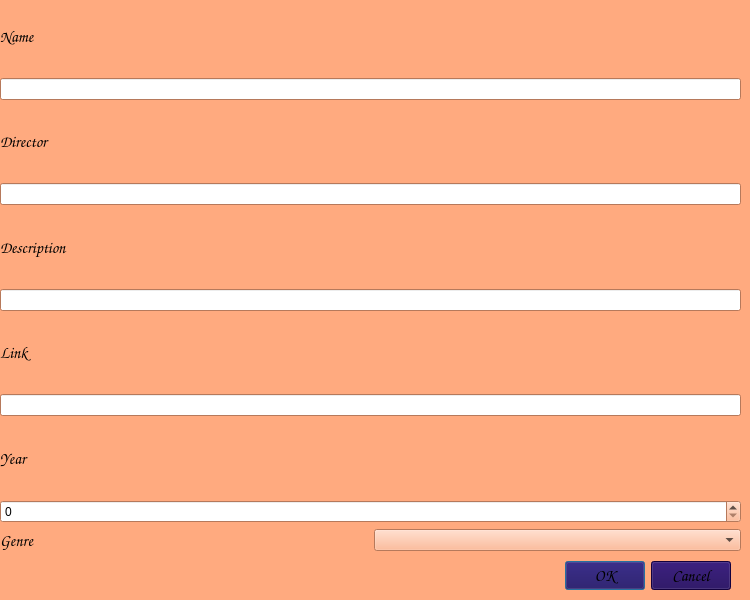
<?xml version="1.0" encoding="UTF-8"?>
<ui version="4.0">
 <class>AddMovies</class>
 <widget class="QDialog" name="AddMovies">
  <property name="geometry">
   <rect>
    <x>0</x>
    <y>0</y>
    <width>750</width>
    <height>600</height>
   </rect>
  </property>
  <property name="palette">
   <palette>
    <active>
     <colorrole role="WindowText">
      <brush brushstyle="SolidPattern">
       <color alpha="255">
        <red>0</red>
        <green>0</green>
        <blue>0</blue>
       </color>
      </brush>
     </colorrole>
     <colorrole role="Button">
      <brush brushstyle="SolidPattern">
       <color alpha="255">
        <red>255</red>
        <green>170</green>
        <blue>127</blue>
       </color>
      </brush>
     </colorrole>
     <colorrole role="Light">
      <brush brushstyle="SolidPattern">
       <color alpha="255">
        <red>255</red>
        <green>255</green>
        <blue>254</blue>
       </color>
      </brush>
     </colorrole>
     <colorrole role="Midlight">
      <brush brushstyle="SolidPattern">
       <color alpha="255">
        <red>255</red>
        <green>212</green>
        <blue>190</blue>
       </color>
      </brush>
     </colorrole>
     <colorrole role="Dark">
      <brush brushstyle="SolidPattern">
       <color alpha="255">
        <red>127</red>
        <green>85</green>
        <blue>63</blue>
       </color>
      </brush>
     </colorrole>
     <colorrole role="Mid">
      <brush brushstyle="SolidPattern">
       <color alpha="255">
        <red>170</red>
        <green>113</green>
        <blue>85</blue>
       </color>
      </brush>
     </colorrole>
     <colorrole role="Text">
      <brush brushstyle="SolidPattern">
       <color alpha="255">
        <red>0</red>
        <green>0</green>
        <blue>0</blue>
       </color>
      </brush>
     </colorrole>
     <colorrole role="BrightText">
      <brush brushstyle="SolidPattern">
       <color alpha="255">
        <red>255</red>
        <green>255</green>
        <blue>255</blue>
       </color>
      </brush>
     </colorrole>
     <colorrole role="ButtonText">
      <brush brushstyle="SolidPattern">
       <color alpha="255">
        <red>0</red>
        <green>0</green>
        <blue>0</blue>
       </color>
      </brush>
     </colorrole>
     <colorrole role="Base">
      <brush brushstyle="SolidPattern">
       <color alpha="255">
        <red>255</red>
        <green>255</green>
        <blue>255</blue>
       </color>
      </brush>
     </colorrole>
     <colorrole role="Window">
      <brush brushstyle="SolidPattern">
       <color alpha="255">
        <red>255</red>
        <green>170</green>
        <blue>127</blue>
       </color>
      </brush>
     </colorrole>
     <colorrole role="Shadow">
      <brush brushstyle="SolidPattern">
       <color alpha="255">
        <red>0</red>
        <green>0</green>
        <blue>0</blue>
       </color>
      </brush>
     </colorrole>
     <colorrole role="AlternateBase">
      <brush brushstyle="SolidPattern">
       <color alpha="255">
        <red>255</red>
        <green>212</green>
        <blue>191</blue>
       </color>
      </brush>
     </colorrole>
     <colorrole role="ToolTipBase">
      <brush brushstyle="SolidPattern">
       <color alpha="255">
        <red>255</red>
        <green>255</green>
        <blue>220</blue>
       </color>
      </brush>
     </colorrole>
     <colorrole role="ToolTipText">
      <brush brushstyle="SolidPattern">
       <color alpha="255">
        <red>0</red>
        <green>0</green>
        <blue>0</blue>
       </color>
      </brush>
     </colorrole>
     <colorrole role="PlaceholderText">
      <brush brushstyle="SolidPattern">
       <color alpha="127">
        <red>0</red>
        <green>0</green>
        <blue>0</blue>
       </color>
      </brush>
     </colorrole>
     <colorrole role="Accent">
      <brush brushstyle="SolidPattern">
       <color alpha="255">
        <red>255</red>
        <green>255</green>
        <blue>255</blue>
       </color>
      </brush>
     </colorrole>
    </active>
    <inactive>
     <colorrole role="WindowText">
      <brush brushstyle="SolidPattern">
       <color alpha="255">
        <red>0</red>
        <green>0</green>
        <blue>0</blue>
       </color>
      </brush>
     </colorrole>
     <colorrole role="Button">
      <brush brushstyle="SolidPattern">
       <color alpha="255">
        <red>255</red>
        <green>170</green>
        <blue>127</blue>
       </color>
      </brush>
     </colorrole>
     <colorrole role="Light">
      <brush brushstyle="SolidPattern">
       <color alpha="255">
        <red>255</red>
        <green>255</green>
        <blue>254</blue>
       </color>
      </brush>
     </colorrole>
     <colorrole role="Midlight">
      <brush brushstyle="SolidPattern">
       <color alpha="255">
        <red>255</red>
        <green>212</green>
        <blue>190</blue>
       </color>
      </brush>
     </colorrole>
     <colorrole role="Dark">
      <brush brushstyle="SolidPattern">
       <color alpha="255">
        <red>127</red>
        <green>85</green>
        <blue>63</blue>
       </color>
      </brush>
     </colorrole>
     <colorrole role="Mid">
      <brush brushstyle="SolidPattern">
       <color alpha="255">
        <red>170</red>
        <green>113</green>
        <blue>85</blue>
       </color>
      </brush>
     </colorrole>
     <colorrole role="Text">
      <brush brushstyle="SolidPattern">
       <color alpha="255">
        <red>0</red>
        <green>0</green>
        <blue>0</blue>
       </color>
      </brush>
     </colorrole>
     <colorrole role="BrightText">
      <brush brushstyle="SolidPattern">
       <color alpha="255">
        <red>255</red>
        <green>255</green>
        <blue>255</blue>
       </color>
      </brush>
     </colorrole>
     <colorrole role="ButtonText">
      <brush brushstyle="SolidPattern">
       <color alpha="255">
        <red>0</red>
        <green>0</green>
        <blue>0</blue>
       </color>
      </brush>
     </colorrole>
     <colorrole role="Base">
      <brush brushstyle="SolidPattern">
       <color alpha="255">
        <red>255</red>
        <green>255</green>
        <blue>255</blue>
       </color>
      </brush>
     </colorrole>
     <colorrole role="Window">
      <brush brushstyle="SolidPattern">
       <color alpha="255">
        <red>255</red>
        <green>170</green>
        <blue>127</blue>
       </color>
      </brush>
     </colorrole>
     <colorrole role="Shadow">
      <brush brushstyle="SolidPattern">
       <color alpha="255">
        <red>0</red>
        <green>0</green>
        <blue>0</blue>
       </color>
      </brush>
     </colorrole>
     <colorrole role="AlternateBase">
      <brush brushstyle="SolidPattern">
       <color alpha="255">
        <red>255</red>
        <green>212</green>
        <blue>191</blue>
       </color>
      </brush>
     </colorrole>
     <colorrole role="ToolTipBase">
      <brush brushstyle="SolidPattern">
       <color alpha="255">
        <red>255</red>
        <green>255</green>
        <blue>220</blue>
       </color>
      </brush>
     </colorrole>
     <colorrole role="ToolTipText">
      <brush brushstyle="SolidPattern">
       <color alpha="255">
        <red>0</red>
        <green>0</green>
        <blue>0</blue>
       </color>
      </brush>
     </colorrole>
     <colorrole role="PlaceholderText">
      <brush brushstyle="SolidPattern">
       <color alpha="127">
        <red>0</red>
        <green>0</green>
        <blue>0</blue>
       </color>
      </brush>
     </colorrole>
     <colorrole role="Accent">
      <brush brushstyle="SolidPattern">
       <color alpha="255">
        <red>255</red>
        <green>255</green>
        <blue>255</blue>
       </color>
      </brush>
     </colorrole>
    </inactive>
    <disabled>
     <colorrole role="WindowText">
      <brush brushstyle="SolidPattern">
       <color alpha="255">
        <red>127</red>
        <green>85</green>
        <blue>63</blue>
       </color>
      </brush>
     </colorrole>
     <colorrole role="Button">
      <brush brushstyle="SolidPattern">
       <color alpha="255">
        <red>255</red>
        <green>170</green>
        <blue>127</blue>
       </color>
      </brush>
     </colorrole>
     <colorrole role="Light">
      <brush brushstyle="SolidPattern">
       <color alpha="255">
        <red>255</red>
        <green>255</green>
        <blue>254</blue>
       </color>
      </brush>
     </colorrole>
     <colorrole role="Midlight">
      <brush brushstyle="SolidPattern">
       <color alpha="255">
        <red>255</red>
        <green>212</green>
        <blue>190</blue>
       </color>
      </brush>
     </colorrole>
     <colorrole role="Dark">
      <brush brushstyle="SolidPattern">
       <color alpha="255">
        <red>127</red>
        <green>85</green>
        <blue>63</blue>
       </color>
      </brush>
     </colorrole>
     <colorrole role="Mid">
      <brush brushstyle="SolidPattern">
       <color alpha="255">
        <red>170</red>
        <green>113</green>
        <blue>85</blue>
       </color>
      </brush>
     </colorrole>
     <colorrole role="Text">
      <brush brushstyle="SolidPattern">
       <color alpha="255">
        <red>127</red>
        <green>85</green>
        <blue>63</blue>
       </color>
      </brush>
     </colorrole>
     <colorrole role="BrightText">
      <brush brushstyle="SolidPattern">
       <color alpha="255">
        <red>255</red>
        <green>255</green>
        <blue>255</blue>
       </color>
      </brush>
     </colorrole>
     <colorrole role="ButtonText">
      <brush brushstyle="SolidPattern">
       <color alpha="255">
        <red>127</red>
        <green>85</green>
        <blue>63</blue>
       </color>
      </brush>
     </colorrole>
     <colorrole role="Base">
      <brush brushstyle="SolidPattern">
       <color alpha="255">
        <red>255</red>
        <green>170</green>
        <blue>127</blue>
       </color>
      </brush>
     </colorrole>
     <colorrole role="Window">
      <brush brushstyle="SolidPattern">
       <color alpha="255">
        <red>255</red>
        <green>170</green>
        <blue>127</blue>
       </color>
      </brush>
     </colorrole>
     <colorrole role="Shadow">
      <brush brushstyle="SolidPattern">
       <color alpha="255">
        <red>0</red>
        <green>0</green>
        <blue>0</blue>
       </color>
      </brush>
     </colorrole>
     <colorrole role="AlternateBase">
      <brush brushstyle="SolidPattern">
       <color alpha="255">
        <red>255</red>
        <green>170</green>
        <blue>127</blue>
       </color>
      </brush>
     </colorrole>
     <colorrole role="ToolTipBase">
      <brush brushstyle="SolidPattern">
       <color alpha="255">
        <red>255</red>
        <green>255</green>
        <blue>220</blue>
       </color>
      </brush>
     </colorrole>
     <colorrole role="ToolTipText">
      <brush brushstyle="SolidPattern">
       <color alpha="255">
        <red>0</red>
        <green>0</green>
        <blue>0</blue>
       </color>
      </brush>
     </colorrole>
     <colorrole role="PlaceholderText">
      <brush brushstyle="SolidPattern">
       <color alpha="127">
        <red>127</red>
        <green>85</green>
        <blue>63</blue>
       </color>
      </brush>
     </colorrole>
     <colorrole role="Accent">
      <brush brushstyle="SolidPattern">
       <color alpha="255">
        <red>255</red>
        <green>221</green>
        <blue>203</blue>
       </color>
      </brush>
     </colorrole>
    </disabled>
   </palette>
  </property>
  <property name="windowTitle">
   <string>Dialog</string>
  </property>
  <widget class="QDialogButtonBox" name="buttonBox">
   <property name="geometry">
    <rect>
     <x>390</x>
     <y>560</y>
     <width>341</width>
     <height>32</height>
    </rect>
   </property>
   <property name="palette">
    <palette>
     <active>
      <colorrole role="WindowText">
       <brush brushstyle="SolidPattern">
        <color alpha="255">
         <red>255</red>
         <green>255</green>
         <blue>255</blue>
        </color>
       </brush>
      </colorrole>
      <colorrole role="Button">
       <brush brushstyle="SolidPattern">
        <color alpha="255">
         <red>26</red>
         <green>1</green>
         <blue>86</blue>
        </color>
       </brush>
      </colorrole>
      <colorrole role="Light">
       <brush brushstyle="SolidPattern">
        <color alpha="255">
         <red>39</red>
         <green>1</green>
         <blue>129</blue>
        </color>
       </brush>
      </colorrole>
      <colorrole role="Midlight">
       <brush brushstyle="SolidPattern">
        <color alpha="255">
         <red>32</red>
         <green>1</green>
         <blue>107</blue>
        </color>
       </brush>
      </colorrole>
      <colorrole role="Dark">
       <brush brushstyle="SolidPattern">
        <color alpha="255">
         <red>13</red>
         <green>0</green>
         <blue>43</blue>
        </color>
       </brush>
      </colorrole>
      <colorrole role="Mid">
       <brush brushstyle="SolidPattern">
        <color alpha="255">
         <red>17</red>
         <green>1</green>
         <blue>57</blue>
        </color>
       </brush>
      </colorrole>
      <colorrole role="Text">
       <brush brushstyle="SolidPattern">
        <color alpha="255">
         <red>255</red>
         <green>255</green>
         <blue>255</blue>
        </color>
       </brush>
      </colorrole>
      <colorrole role="BrightText">
       <brush brushstyle="SolidPattern">
        <color alpha="255">
         <red>255</red>
         <green>255</green>
         <blue>255</blue>
        </color>
       </brush>
      </colorrole>
      <colorrole role="ButtonText">
       <brush brushstyle="SolidPattern">
        <color alpha="255">
         <red>0</red>
         <green>0</green>
         <blue>0</blue>
        </color>
       </brush>
      </colorrole>
      <colorrole role="Base">
       <brush brushstyle="SolidPattern">
        <color alpha="255">
         <red>0</red>
         <green>0</green>
         <blue>0</blue>
        </color>
       </brush>
      </colorrole>
      <colorrole role="Window">
       <brush brushstyle="SolidPattern">
        <color alpha="255">
         <red>26</red>
         <green>1</green>
         <blue>86</blue>
        </color>
       </brush>
      </colorrole>
      <colorrole role="Shadow">
       <brush brushstyle="SolidPattern">
        <color alpha="255">
         <red>0</red>
         <green>0</green>
         <blue>0</blue>
        </color>
       </brush>
      </colorrole>
      <colorrole role="AlternateBase">
       <brush brushstyle="SolidPattern">
        <color alpha="255">
         <red>13</red>
         <green>0</green>
         <blue>43</blue>
        </color>
       </brush>
      </colorrole>
      <colorrole role="ToolTipBase">
       <brush brushstyle="SolidPattern">
        <color alpha="255">
         <red>255</red>
         <green>255</green>
         <blue>220</blue>
        </color>
       </brush>
      </colorrole>
      <colorrole role="ToolTipText">
       <brush brushstyle="SolidPattern">
        <color alpha="255">
         <red>0</red>
         <green>0</green>
         <blue>0</blue>
        </color>
       </brush>
      </colorrole>
      <colorrole role="PlaceholderText">
       <brush brushstyle="SolidPattern">
        <color alpha="127">
         <red>255</red>
         <green>255</green>
         <blue>255</blue>
        </color>
       </brush>
      </colorrole>
      <colorrole role="Accent">
       <brush brushstyle="SolidPattern">
        <color alpha="255">
         <red>0</red>
         <green>0</green>
         <blue>0</blue>
        </color>
       </brush>
      </colorrole>
     </active>
     <inactive>
      <colorrole role="WindowText">
       <brush brushstyle="SolidPattern">
        <color alpha="255">
         <red>255</red>
         <green>255</green>
         <blue>255</blue>
        </color>
       </brush>
      </colorrole>
      <colorrole role="Button">
       <brush brushstyle="SolidPattern">
        <color alpha="255">
         <red>26</red>
         <green>1</green>
         <blue>86</blue>
        </color>
       </brush>
      </colorrole>
      <colorrole role="Light">
       <brush brushstyle="SolidPattern">
        <color alpha="255">
         <red>39</red>
         <green>1</green>
         <blue>129</blue>
        </color>
       </brush>
      </colorrole>
      <colorrole role="Midlight">
       <brush brushstyle="SolidPattern">
        <color alpha="255">
         <red>32</red>
         <green>1</green>
         <blue>107</blue>
        </color>
       </brush>
      </colorrole>
      <colorrole role="Dark">
       <brush brushstyle="SolidPattern">
        <color alpha="255">
         <red>13</red>
         <green>0</green>
         <blue>43</blue>
        </color>
       </brush>
      </colorrole>
      <colorrole role="Mid">
       <brush brushstyle="SolidPattern">
        <color alpha="255">
         <red>17</red>
         <green>1</green>
         <blue>57</blue>
        </color>
       </brush>
      </colorrole>
      <colorrole role="Text">
       <brush brushstyle="SolidPattern">
        <color alpha="255">
         <red>255</red>
         <green>255</green>
         <blue>255</blue>
        </color>
       </brush>
      </colorrole>
      <colorrole role="BrightText">
       <brush brushstyle="SolidPattern">
        <color alpha="255">
         <red>255</red>
         <green>255</green>
         <blue>255</blue>
        </color>
       </brush>
      </colorrole>
      <colorrole role="ButtonText">
       <brush brushstyle="SolidPattern">
        <color alpha="255">
         <red>0</red>
         <green>0</green>
         <blue>0</blue>
        </color>
       </brush>
      </colorrole>
      <colorrole role="Base">
       <brush brushstyle="SolidPattern">
        <color alpha="255">
         <red>0</red>
         <green>0</green>
         <blue>0</blue>
        </color>
       </brush>
      </colorrole>
      <colorrole role="Window">
       <brush brushstyle="SolidPattern">
        <color alpha="255">
         <red>26</red>
         <green>1</green>
         <blue>86</blue>
        </color>
       </brush>
      </colorrole>
      <colorrole role="Shadow">
       <brush brushstyle="SolidPattern">
        <color alpha="255">
         <red>0</red>
         <green>0</green>
         <blue>0</blue>
        </color>
       </brush>
      </colorrole>
      <colorrole role="AlternateBase">
       <brush brushstyle="SolidPattern">
        <color alpha="255">
         <red>13</red>
         <green>0</green>
         <blue>43</blue>
        </color>
       </brush>
      </colorrole>
      <colorrole role="ToolTipBase">
       <brush brushstyle="SolidPattern">
        <color alpha="255">
         <red>255</red>
         <green>255</green>
         <blue>220</blue>
        </color>
       </brush>
      </colorrole>
      <colorrole role="ToolTipText">
       <brush brushstyle="SolidPattern">
        <color alpha="255">
         <red>0</red>
         <green>0</green>
         <blue>0</blue>
        </color>
       </brush>
      </colorrole>
      <colorrole role="PlaceholderText">
       <brush brushstyle="SolidPattern">
        <color alpha="127">
         <red>255</red>
         <green>255</green>
         <blue>255</blue>
        </color>
       </brush>
      </colorrole>
      <colorrole role="Accent">
       <brush brushstyle="SolidPattern">
        <color alpha="255">
         <red>0</red>
         <green>0</green>
         <blue>0</blue>
        </color>
       </brush>
      </colorrole>
     </inactive>
     <disabled>
      <colorrole role="WindowText">
       <brush brushstyle="SolidPattern">
        <color alpha="255">
         <red>13</red>
         <green>0</green>
         <blue>43</blue>
        </color>
       </brush>
      </colorrole>
      <colorrole role="Button">
       <brush brushstyle="SolidPattern">
        <color alpha="255">
         <red>26</red>
         <green>1</green>
         <blue>86</blue>
        </color>
       </brush>
      </colorrole>
      <colorrole role="Light">
       <brush brushstyle="SolidPattern">
        <color alpha="255">
         <red>39</red>
         <green>1</green>
         <blue>129</blue>
        </color>
       </brush>
      </colorrole>
      <colorrole role="Midlight">
       <brush brushstyle="SolidPattern">
        <color alpha="255">
         <red>32</red>
         <green>1</green>
         <blue>107</blue>
        </color>
       </brush>
      </colorrole>
      <colorrole role="Dark">
       <brush brushstyle="SolidPattern">
        <color alpha="255">
         <red>13</red>
         <green>0</green>
         <blue>43</blue>
        </color>
       </brush>
      </colorrole>
      <colorrole role="Mid">
       <brush brushstyle="SolidPattern">
        <color alpha="255">
         <red>17</red>
         <green>1</green>
         <blue>57</blue>
        </color>
       </brush>
      </colorrole>
      <colorrole role="Text">
       <brush brushstyle="SolidPattern">
        <color alpha="255">
         <red>13</red>
         <green>0</green>
         <blue>43</blue>
        </color>
       </brush>
      </colorrole>
      <colorrole role="BrightText">
       <brush brushstyle="SolidPattern">
        <color alpha="255">
         <red>255</red>
         <green>255</green>
         <blue>255</blue>
        </color>
       </brush>
      </colorrole>
      <colorrole role="ButtonText">
       <brush brushstyle="SolidPattern">
        <color alpha="255">
         <red>13</red>
         <green>0</green>
         <blue>43</blue>
        </color>
       </brush>
      </colorrole>
      <colorrole role="Base">
       <brush brushstyle="SolidPattern">
        <color alpha="255">
         <red>26</red>
         <green>1</green>
         <blue>86</blue>
        </color>
       </brush>
      </colorrole>
      <colorrole role="Window">
       <brush brushstyle="SolidPattern">
        <color alpha="255">
         <red>26</red>
         <green>1</green>
         <blue>86</blue>
        </color>
       </brush>
      </colorrole>
      <colorrole role="Shadow">
       <brush brushstyle="SolidPattern">
        <color alpha="255">
         <red>0</red>
         <green>0</green>
         <blue>0</blue>
        </color>
       </brush>
      </colorrole>
      <colorrole role="AlternateBase">
       <brush brushstyle="SolidPattern">
        <color alpha="255">
         <red>26</red>
         <green>1</green>
         <blue>86</blue>
        </color>
       </brush>
      </colorrole>
      <colorrole role="ToolTipBase">
       <brush brushstyle="SolidPattern">
        <color alpha="255">
         <red>255</red>
         <green>255</green>
         <blue>220</blue>
        </color>
       </brush>
      </colorrole>
      <colorrole role="ToolTipText">
       <brush brushstyle="SolidPattern">
        <color alpha="255">
         <red>0</red>
         <green>0</green>
         <blue>0</blue>
        </color>
       </brush>
      </colorrole>
      <colorrole role="PlaceholderText">
       <brush brushstyle="SolidPattern">
        <color alpha="127">
         <red>13</red>
         <green>0</green>
         <blue>43</blue>
        </color>
       </brush>
      </colorrole>
      <colorrole role="Accent">
       <brush brushstyle="SolidPattern">
        <color alpha="255">
         <red>18</red>
         <green>1</green>
         <blue>61</blue>
        </color>
       </brush>
      </colorrole>
     </disabled>
    </palette>
   </property>
   <property name="font">
    <font>
     <family>Comic Sans MS</family>
     <pointsize>12</pointsize>
    </font>
   </property>
   <property name="orientation">
    <enum>Qt::Horizontal</enum>
   </property>
   <property name="standardButtons">
    <set>QDialogButtonBox::Cancel|QDialogButtonBox::Ok</set>
   </property>
  </widget>
  <widget class="QWidget" name="layoutWidget">
   <property name="geometry">
    <rect>
     <x>0</x>
     <y>0</y>
     <width>741</width>
     <height>551</height>
    </rect>
   </property>
   <layout class="QHBoxLayout" name="horizontalLayout_3">
    <item>
     <layout class="QVBoxLayout" name="verticalLayout_3">
      <item>
       <widget class="QLabel" name="label_7">
        <property name="font">
         <font>
          <family>Comic Sans MS</family>
          <pointsize>12</pointsize>
         </font>
        </property>
        <property name="text">
         <string>Name</string>
        </property>
       </widget>
      </item>
      <item>
       <widget class="QLineEdit" name="nameLineEdit_2"/>
      </item>
      <item>
       <widget class="QLabel" name="label_8">
        <property name="font">
         <font>
          <family>Comic Sans MS</family>
          <pointsize>12</pointsize>
         </font>
        </property>
        <property name="text">
         <string>Director</string>
        </property>
       </widget>
      </item>
      <item>
       <widget class="QLineEdit" name="authorLineEdit_2"/>
      </item>
      <item>
       <widget class="QLabel" name="label_9">
        <property name="font">
         <font>
          <family>Comic Sans MS</family>
          <pointsize>12</pointsize>
         </font>
        </property>
        <property name="text">
         <string>Description</string>
        </property>
       </widget>
      </item>
      <item>
       <widget class="QLineEdit" name="descLineEdit_2"/>
      </item>
      <item>
       <widget class="QLabel" name="label_10">
        <property name="font">
         <font>
          <family>Comic Sans MS</family>
          <pointsize>12</pointsize>
         </font>
        </property>
        <property name="text">
         <string>Link</string>
        </property>
       </widget>
      </item>
      <item>
       <widget class="QLineEdit" name="linkLineEdit_2"/>
      </item>
      <item>
       <widget class="QLabel" name="label_11">
        <property name="font">
         <font>
          <family>Comic Sans MS</family>
          <pointsize>12</pointsize>
         </font>
        </property>
        <property name="text">
         <string>Year</string>
        </property>
       </widget>
      </item>
      <item>
       <widget class="QSpinBox" name="yearSpinBox_2">
        <property name="maximum">
         <number>9999</number>
        </property>
       </widget>
      </item>
      <item>
       <layout class="QHBoxLayout" name="horizontalLayout_4">
        <item>
         <widget class="QLabel" name="label_12">
          <property name="font">
           <font>
            <family>Comic Sans MS</family>
            <pointsize>12</pointsize>
           </font>
          </property>
          <property name="text">
           <string>Genre</string>
          </property>
         </widget>
        </item>
        <item>
         <widget class="QComboBox" name="genreComboBox_2"/>
        </item>
       </layout>
      </item>
     </layout>
    </item>
   </layout>
  </widget>
 </widget>
 <resources/>
 <connections>
  <connection>
   <sender>buttonBox</sender>
   <signal>accepted()</signal>
   <receiver>AddMovies</receiver>
   <slot>accept()</slot>
   <hints>
    <hint type="sourcelabel">
     <x>248</x>
     <y>254</y>
    </hint>
    <hint type="destinationlabel">
     <x>157</x>
     <y>274</y>
    </hint>
   </hints>
  </connection>
  <connection>
   <sender>buttonBox</sender>
   <signal>rejected()</signal>
   <receiver>AddMovies</receiver>
   <slot>reject()</slot>
   <hints>
    <hint type="sourcelabel">
     <x>316</x>
     <y>260</y>
    </hint>
    <hint type="destinationlabel">
     <x>286</x>
     <y>274</y>
    </hint>
   </hints>
  </connection>
 </connections>
</ui>
